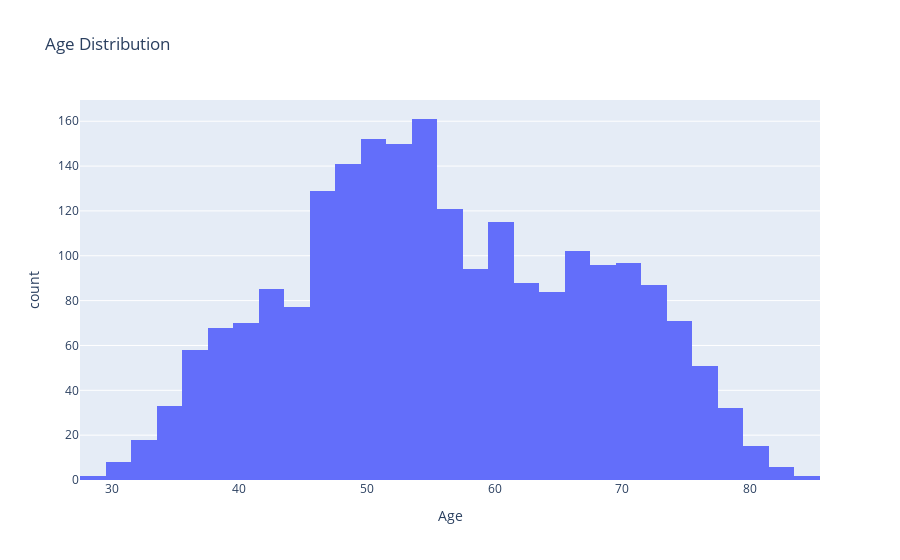

The notebook cell this image was saved under:
### Code cell
px.histogram(data, x="Age", nbins=30, title="Age Distribution").show()

### Figure 1 — Plotly figure (JSON) as saved in the notebook; plotly's stock layout.template omitted (floating-point values rounded to 4 significant figures; data arrays with more than 128 entries replaced by an {"elided": "..."} marker saying what was removed)
{"data": [{"bingroup": "x", "hovertemplate": "Age=%{x}<br>count=%{y}<extra></extra>", "legendgroup": "", "marker": {"color": "#636efa", "pattern": {"shape": ""}}, "name": "", "nbinsx": 30, "orientation": "v", "showlegend": false, "type": "histogram", "x": {"elided": "2213 int values"}, "xaxis": "x", "yaxis": "y"}], "layout": {"barmode": "relative", "legend": {"tracegroupgap": 0}, "title": {"text": "Age Distribution"}, "xaxis": {"anchor": "y", "domain": [0, 1], "title": {"text": "Age"}}, "yaxis": {"anchor": "x", "domain": [0, 1], "title": {"text": "count"}}}}
